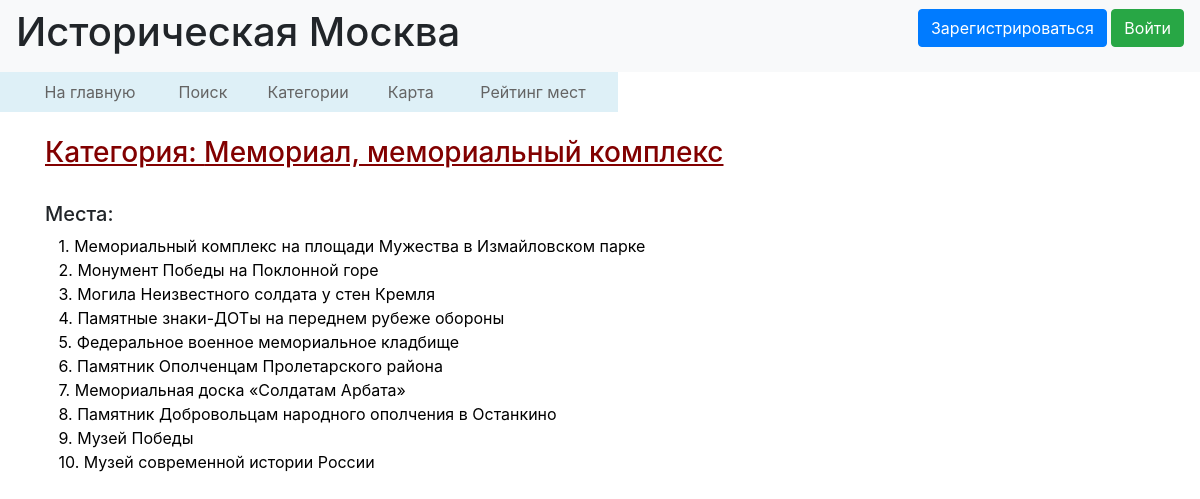
The page /one_category/5 on the database its author committed.
### data/categories.py (models this page shows)
class Category(SqlAlchemyBase, SerializerMixin):
    __tablename__ = 'categories'
    id = sqlalchemy.Column(sqlalchemy.Integer, primary_key=True, autoincrement=True)
    name = sqlalchemy.Column(sqlalchemy.String)
    places_id = sqlalchemy.Column(sqlalchemy.String, nullable=True)

### data/places.py (models this page shows)
class Place(SqlAlchemyBase, SerializerMixin):
    __tablename__ = 'places'
    id = sqlalchemy.Column(sqlalchemy.Integer, primary_key=True, autoincrement=True)
    name = sqlalchemy.Column(sqlalchemy.String)
    address = sqlalchemy.Column(sqlalchemy.String)
    about = sqlalchemy.Column(sqlalchemy.String, nullable=True)
    coords = sqlalchemy.Column(sqlalchemy.String, nullable=True)
    picture = sqlalchemy.Column(sqlalchemy.String, nullable=True)
    rating = sqlalchemy.Column(sqlalchemy.Float, default=0.0)
    comments_list = sqlalchemy.Column(sqlalchemy.String, default='')
    site = sqlalchemy.Column(sqlalchemy.String, nullable=True)

### main.py (the view)
@app.route("/one_category/<categ_id>")
def one_category(categ_id):
    categ = CategoryResource.get(CategoryResource(), categ_id)
    places = PlaceListResource_ForCateg.get(PlaceListResource_ForCateg(), categ_id)
    return render_template('one_category.html', title=categ.name, categ=categ, places=places)

### data/categories.py (called while the page is built)
    def get(self, categ_id):
        session = create_session()
        categ = session.query(Category).get(categ_id)
        return categ

### data/db_session.py (called while the page is built)
def create_session() -> Session:
    global __factory
    return __factory()

### data/places.py (called while the page is built)
    def get(self, categ_id):
        session = create_session()
        categ = CategoryResource.get(CategoryResource(), categ_id=categ_id)
        ids = list(map(int, str(categ.places_id).split(',')))
        places = session.query(Place).filter(Place.id.in_(ids)).all()
        return places

### templates/one_category.html (shortened to what this page needs)
{% extends "base.html" %}
{% block content %}
<table
        style="margin-left: -127px; text-align: left; width: 700px; height: 40px; background-color: #DEF0F7; "
        border="0" cellpadding="0" cellspacing="2">
    <tbody>
    <tr>
        <td style="text-align: center;"></td>
        <td style="text-align: center;"><a style="color: #646464;" href="/main">
            На главную</a></td>
        <td style="text-align: center"><a style="color: #646464;" href="/search">
            Поиск</a></td>
        <td style="text-align: center;"><a style="color: #646464;" href="/categories">
            Категории</a></td>
        <td style="text-align: center;"><a style="color: #646464;" href="/map">
            Карта</a></td>
        <td style="text-align: center;"><a style="color: #646464;" href="/rating">
            Рейтинг мест</a></td>
    </tr>
    </tbody>
</table>
<br>
<h3 style="text-decoration: underline; color: #820000;">Категория: {{categ.name}}</h3>
<br>
<h5>Места:</h5>
{% for place in places %}
    <div>&nbsp;&nbsp;&nbsp;<a href="/one_place/{{place.id}}" style="color: black;">{{loop.index}}.&nbsp;{{place.name}}</a></div>
{% endfor %}
<br>
{% endblock %}

### rows shown on the page
Category: name "Мемориал, мемориальный комплекс"
Place: name "Мемориальный комплекс на площади Мужества в Измайловском парке"
Place: name "Монумент Победы на Поклонной горе"
Place: name "Могила Неизвестного солдата у стен Кремля"
Place: name "Памятные знаки-ДОТы на переднем рубеже обороны"
Place: name "Федеральное военное мемориальное кладбище"
Place: name "Памятник Ополченцам Пролетарского района"
Place: name "Мемориальная доска «Солдатам Арбата»"
Place: name "Памятник Добровольцам народного ополчения в Останкино"
Place: name "Музей Победы"
Place: name "Музей современной истории России"
